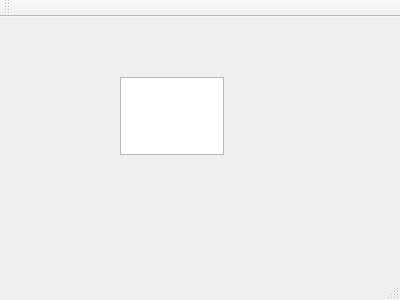
<?xml version="1.0" encoding="UTF-8"?>
<ui version="4.0">
 <class>MainWindow</class>
 <widget class="QMainWindow" name="MainWindow">
  <property name="geometry">
   <rect>
    <x>0</x>
    <y>0</y>
    <width>400</width>
    <height>300</height>
   </rect>
  </property>
  <property name="windowTitle">
   <string>MainWindow</string>
  </property>
  <widget class="QWidget" name="centralWidget">
   <widget class="QTextEdit" name="textEdit">
    <property name="geometry">
     <rect>
      <x>120</x>
      <y>60</y>
      <width>104</width>
      <height>78</height>
     </rect>
    </property>
   </widget>
  </widget>
  <widget class="QMenuBar" name="menuBar">
   <property name="geometry">
    <rect>
     <x>0</x>
     <y>0</y>
     <width>400</width>
     <height>22</height>
    </rect>
   </property>
  </widget>
  <widget class="QToolBar" name="mainToolBar">
   <attribute name="toolBarArea">
    <enum>TopToolBarArea</enum>
   </attribute>
   <attribute name="toolBarBreak">
    <bool>false</bool>
   </attribute>
  </widget>
  <widget class="QStatusBar" name="statusBar"/>
 </widget>
 <layoutdefault spacing="6" margin="11"/>
 <resources/>
 <connections/>
</ui>
